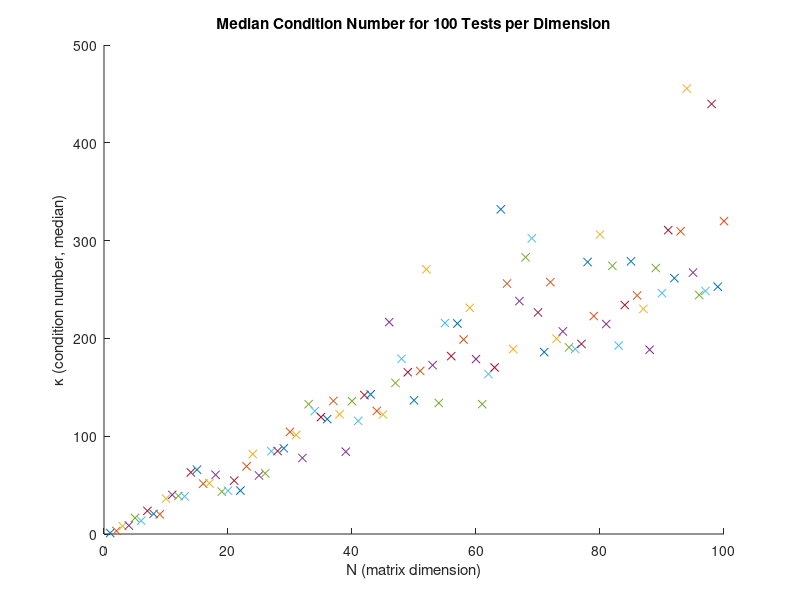

This chart was generated by the following MATLAB code:
% Lab 3 - Part 1, Exercise 3: Condition Number vs Matrix Dimension
% Neuro-Fuzzy Control
% Konias Odysseas Georgios - 03119166
%
% For each dimension N = 1..100, generates 100 random PSD matrices Q = A*A'
% and records the median condition number kappa = max(|eig|)/min(|eig|).

n_max    = 100;
n_trials = 100;

figure; hold on;
for N = 1:n_max
    k_values = zeros(1, n_trials);
    for i = 1:n_trials
        A           = randn(N, N);
        Q           = A * A;              % PSD matrix
        eigenvalues = eig(Q);
        k_values(i) = abs(max(eigenvalues)) / abs(min(eigenvalues));
    end
    median_value = median(k_values);
    plot(N, median_value, 'x');
end

xlabel('N (matrix dimension)');
ylabel('\kappa (condition number, median)');
title('Median Condition Number for 100 Tests per Dimension');
hold off;

%% Notes
% The condition number grows roughly linearly with N, reflecting that
% larger random matrices are more likely to have widely spread eigenvalues.
